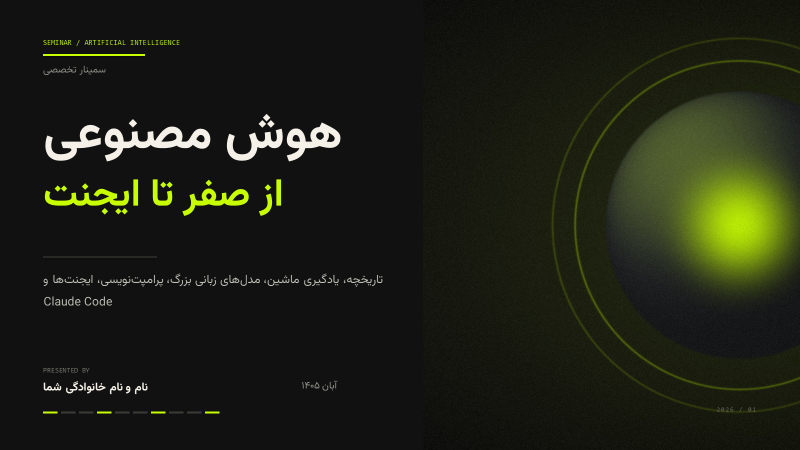
#> input picture سمینار هوش مصنوعی دانشگاه اصفهان آبان 1405/seminar edit files/assets/preview/slide-01.png, 1600 x 900 px (shown at 1/2 size); its folder holds only this picture in this run
$ python sheet.py
#> lines starting #> are read from the running program, lines starting #| are printed output that depends on the picture
# -*- coding: utf-8 -*-
"""Stitch rendered previews into contact sheets for quick visual QA."""
import os, sys, glob
from PIL import Image, ImageDraw

HERE = os.path.dirname(os.path.abspath(__file__))
SRC = os.path.join(HERE, "assets", "preview")
OUT = os.path.join(HERE, "assets", "out")
COLS, ROWS = 4, 4
TW, TH = 400, 225


def main(prefix="slide", cols=COLS, rows=ROWS):
#> called with prefix = 'slide', cols = 4, rows = 4
    os.makedirs(OUT, exist_ok=True)
    files = sorted(glob.glob(os.path.join(SRC, prefix + "-*.png")))
    if not files:
        print("no previews; run render.py first")
        return
    per = cols * rows
    for page in range((len(files) + per - 1) // per):
        chunk = files[page * per:(page + 1) * per]
        sheet = Image.new("RGB", (cols * TW, rows * TH), (245, 241, 232))
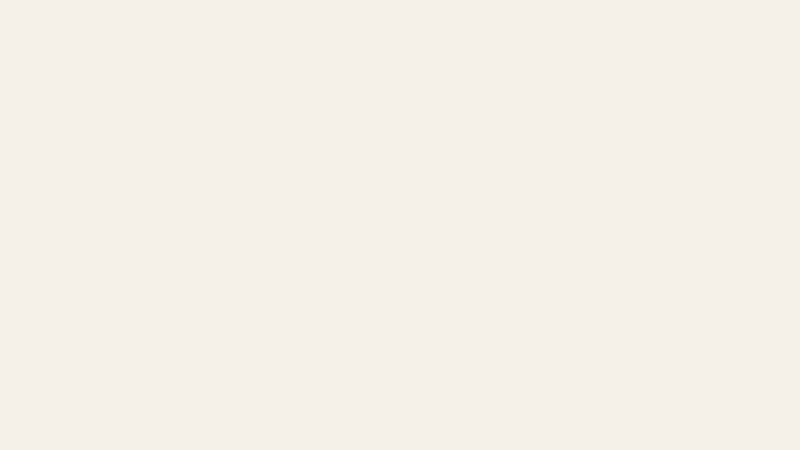
#> sheet: PIL image 1600x900 RGB (shown at 1/2 size); mean R, G, B 245, 241, 232
        d = ImageDraw.Draw(sheet)
        for i, f in enumerate(chunk):
            im = Image.open(f).convert("RGB").resize((TW - 4, TH - 4), Image.LANCZOS)
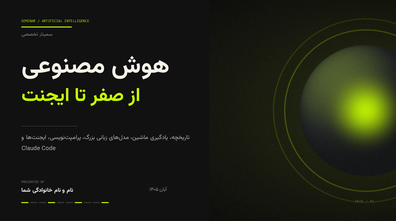
#> im: PIL image 396x221 RGB; mean R, G, B 29.7, 32.2, 20.6
            x, y = (i % cols) * TW + 2, (i // cols) * TH + 2
            sheet.paste(im, (x, y))
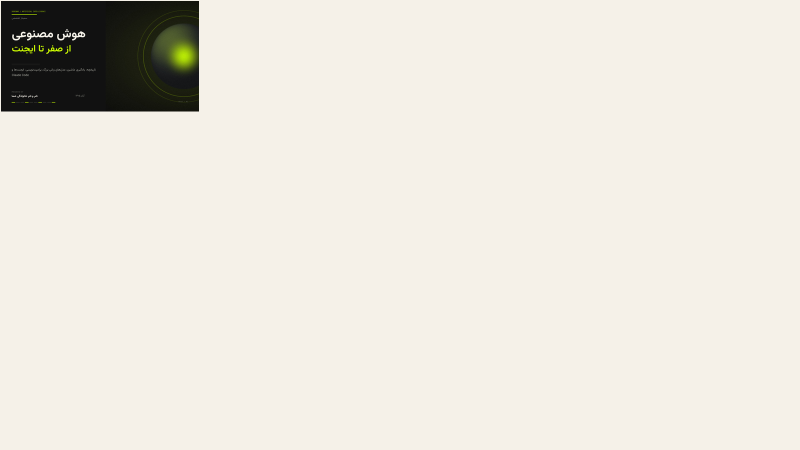
#> sheet: PIL image 1600x900 RGB (shown at 1/2 size); mean R, G, B 231.9, 228.3, 219.2
            d.rectangle([x, y, x + TW - 4, y + TH - 4], outline=(17, 17, 17))
            d.text((x + 6, y + 4), os.path.basename(f), fill=(200, 255, 0))
        out = os.path.join(OUT, "sheet-%02d.png" % (page + 1))
        sheet.save(out)
        print("saved", out, len(chunk), "slides")


if __name__ == "__main__":
    main(sys.argv[1] if len(sys.argv) > 1 else "slide")

$ run again, on سمینار هوش مصنوعی دانشگاه اصفهان آبان 1405/seminar edit files/assets/preview/slide-05.png
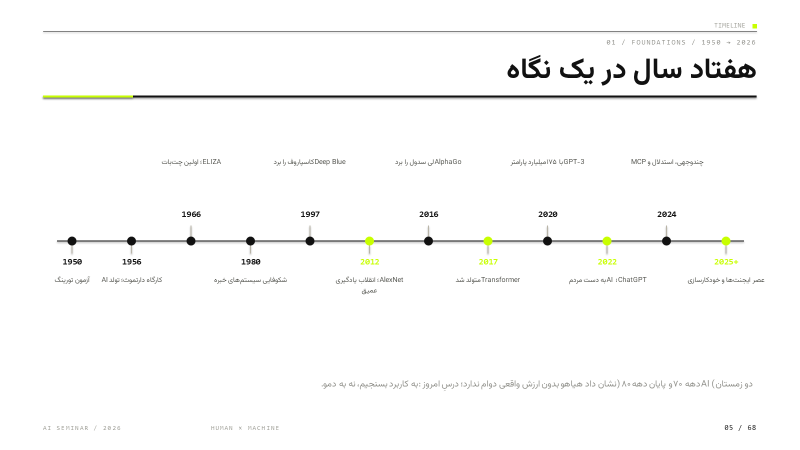
#> input picture سمینار هوش مصنوعی دانشگاه اصفهان آبان 1405/seminar edit files/assets/preview/slide-05.png, 1600 x 900 px (shown at 1/2 size)
#> in main, `im = Image.open(f).convert("RGB").resize((TW - 4, TH - 4), Image.LANCZ..`:
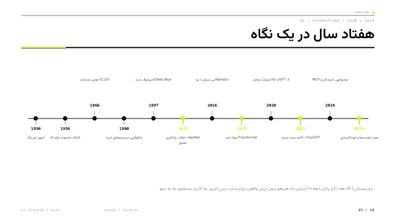
#> im: PIL image 396x221 RGB; mean R, G, B 250.2, 250.3, 249.8
#> in main, `sheet.save(out)`:
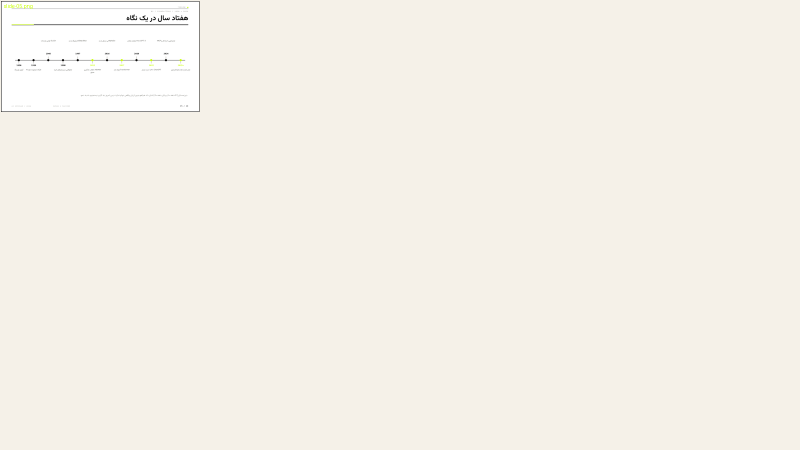
#> saved as sheet-01.png: PIL image 1600x900 RGB (shown at 1/2 size); mean R, G, B 245.1, 241.4, 232.9

$ run again, on سمینار هوش مصنوعی دانشگاه اصفهان آبان 1405/seminar edit files/assets/preview/slide-06.png
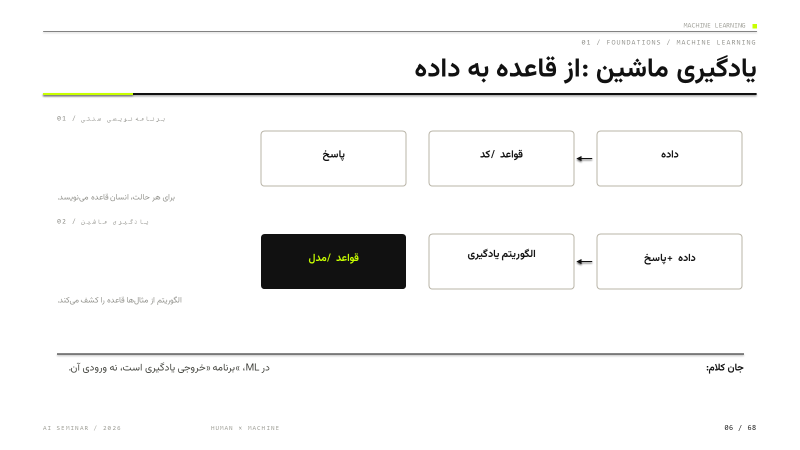
#> input picture سمینار هوش مصنوعی دانشگاه اصفهان آبان 1405/seminar edit files/assets/preview/slide-06.png, 1600 x 900 px (shown at 1/2 size)
#> in main, `im = Image.open(f).convert("RGB").resize((TW - 4, TH - 4), Image.LANCZ..`:
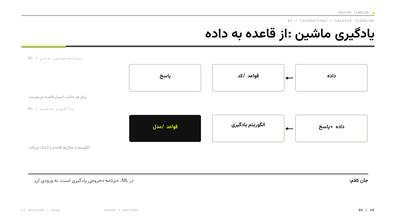
#> im: PIL image 396x221 RGB; mean R, G, B 244.7, 244.7, 244.4
#> in main, `sheet.save(out)`:
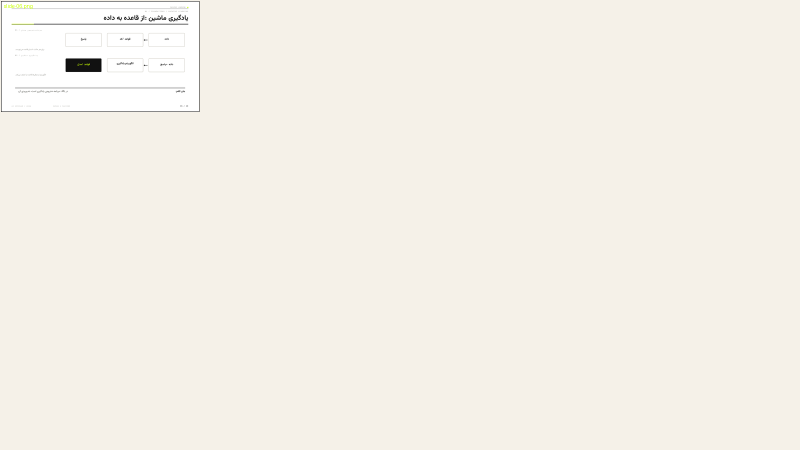
#> saved as sheet-01.png: PIL image 1600x900 RGB (shown at 1/2 size); mean R, G, B 244.8, 241, 232.5

$ run again, on سمینار هوش مصنوعی دانشگاه اصفهان آبان 1405/seminar edit files/assets/preview/slide-07.png
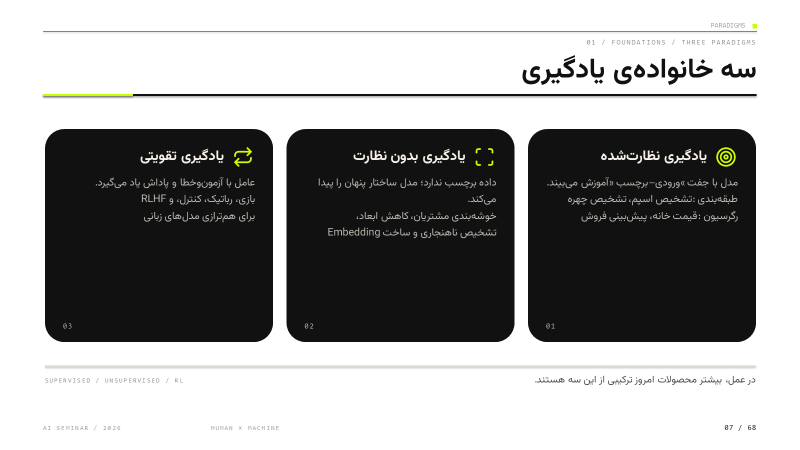
#> input picture سمینار هوش مصنوعی دانشگاه اصفهان آبان 1405/seminar edit files/assets/preview/slide-07.png, 1600 x 900 px (shown at 1/2 size)
#> in main, `im = Image.open(f).convert("RGB").resize((TW - 4, TH - 4), Image.LANCZ..`:
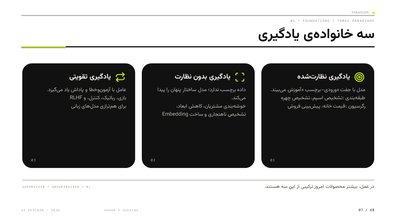
#> im: PIL image 396x221 RGB; mean R, G, B 158, 158.1, 157.6
#> in main, `sheet.save(out)`:
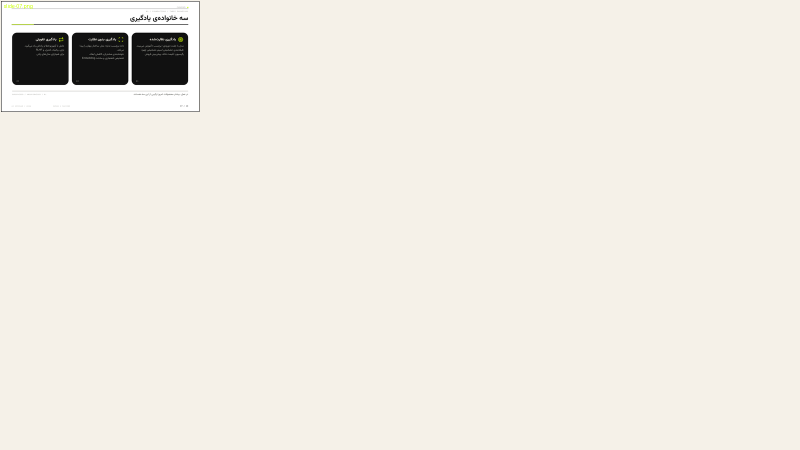
#> saved as sheet-01.png: PIL image 1600x900 RGB (shown at 1/2 size); mean R, G, B 239.5, 235.8, 227.3

$ run again, on سمینار هوش مصنوعی دانشگاه اصفهان آبان 1405/seminar edit files/assets/preview/slide-02.png
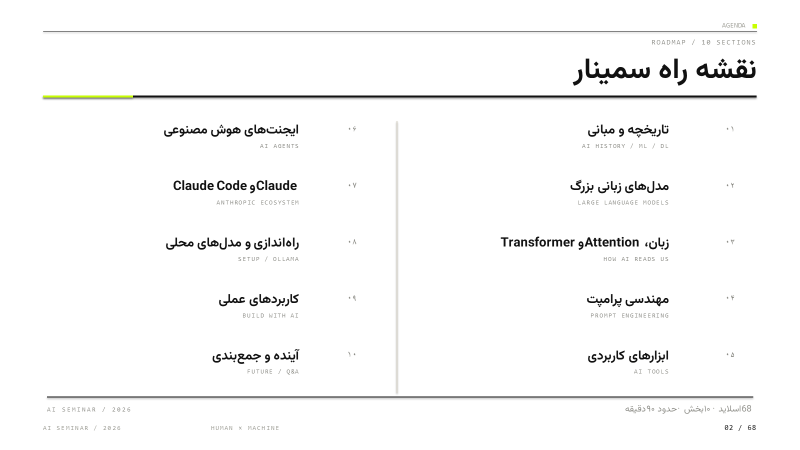
#> input picture سمینار هوش مصنوعی دانشگاه اصفهان آبان 1405/seminar edit files/assets/preview/slide-02.png, 1600 x 900 px (shown at 1/2 size)
#> in main, `im = Image.open(f).convert("RGB").resize((TW - 4, TH - 4), Image.LANCZ..`:
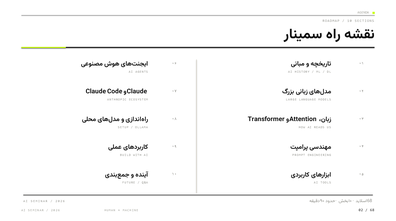
#> im: PIL image 396x221 RGB; mean R, G, B 249, 249, 248.8
#> in main, `sheet.save(out)`:
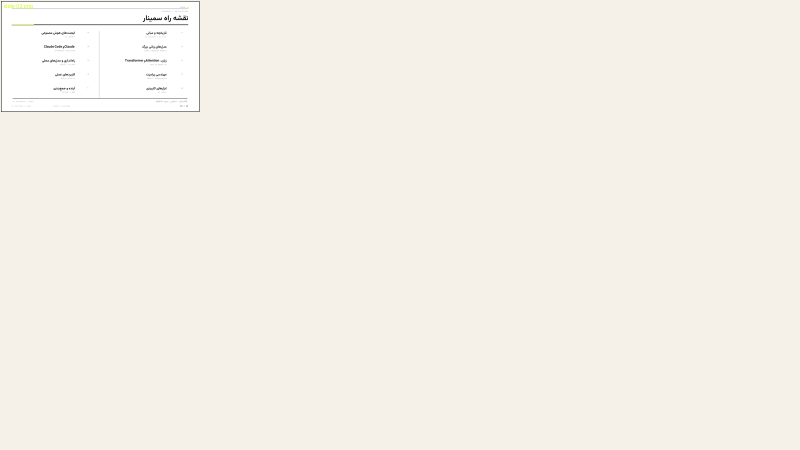
#> saved as sheet-01.png: PIL image 1600x900 RGB (shown at 1/2 size); mean R, G, B 245, 241.3, 232.8
